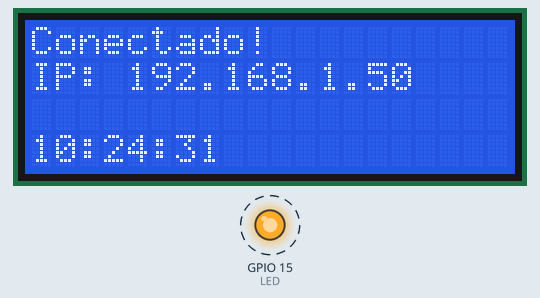
Recording of a sketch running on a simulated ESP32. Parts: 20×4 character LCD, output pins drawn as LEDs (lit = HIGH). Dashed ring = blinking. WiFi joins after 1.5 s; servers stay silent unless stated; network time is answered at once with the bench clock; the local clock reads 2024-03-15 10:24:30 at power-on unless the sketch sets it; what the sketch prints to the serial monitor is not drawn.

Above: at 1.7 s.
At 9.7 s:
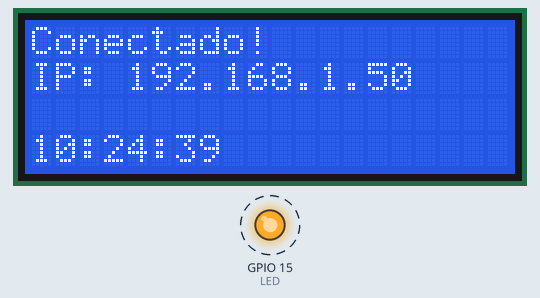
At 19.7 s:
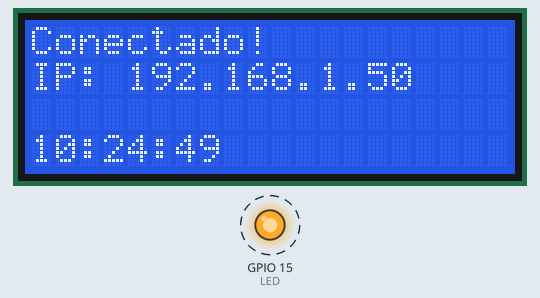
At 38.7 s:
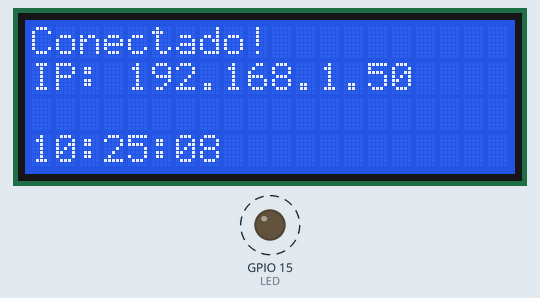
Timing chart, 0 to 40.0 s (numbered marks = the images above):
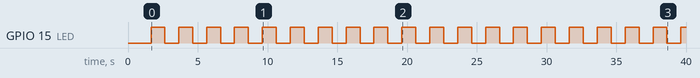

Measured:
- by itself, GPIO 15 (LED): alternates HIGH for 1.0 s and LOW for 1.0 s
- what the display in image 1 shows lasts 1.0 s, from 9.6 s to 10.6 s

The sketch:

ex12_esp32_NTP.ino
```cpp
/* DÉCIMO SEGUNDO PROGRAMA (ESP32 e NTP Client)
   DANIEL RODRIGUES DE SOUSA 28/04/2024 */

#include <NTPClient.h>  // inclui biblioteca para trabalhar com NTP (Network Time Protocol)
#include <WiFi.h>       // inclui biblioteca para conexão Wi-Fi
#include <WiFiUdp.h>    // inclui biblioteca para UDP sobre Wi-Fi
#include <LiquidCrystal_I2C.h> // inclui biblioteca para controle de LCD

// define o número de colunas e linhas do LCD
#define COLUNAS 20  // número de colunas no LCD
#define LINHAS 4    // número de linhas no LCD

// define o pino do LED (15)
#define LED 15

const char *ssid = "Wokwi-GUEST"; // nome da rede Wi-Fi
const char *password = "";        // senha da rede Wi-Fi vazia (não é necessário)

unsigned long int time_ms;  // variável para armazenar o tempo em milissegundos

bool flag_inicializacao = 0; // bandeira para inicialização do sistema

String atual, anterior = ""; // strings para armazenar a hora atual e anterior

WiFiUDP ntpUDP; // objeto UDP para conexão com NTP
NTPClient timeClient(ntpUDP, "a.st1.ntp.br", -10800, 60000);  // cliente de tempo NTP

// define o endereço do LCD (0x27), número de colunas e linhas
LiquidCrystal_I2C lcd(0x27, COLUNAS, LINHAS);

void setup()
{
    pinMode(LED, OUTPUT); // configura pino do LED como saída

    Serial.begin(115200); // inicializa comunicação serial com taxa de 115.200 bps

    lcd.init(); // inicia o LCD
    lcd.backlight(); // liga a luz de fundo do LCD

    WiFi.begin(ssid, password); // conecta-se à rede Wi-Fi com nome e senha fornecidos

    while (WiFi.status() != WL_CONNECTED)
    {
        delay(500); // aguarda 0.5 segundos
        lcd.setCursor(0, 0);  // posiciona o cursor na primeira coluna, primeira linha do LCD
        if(flag_inicializacao)
        {
            lcd.print("Conectando..."); // impressão da mensagem "Conectando..."
        }
        else
        {
            lcd.print("             "); // limpa o LCD antes do início da conexão Wi-Fi
        }

        Serial.print("."); // imprime um ponto para indicar a progresso da inicialização

        flag_inicializacao = !flag_inicializacao; // alterna a flag de inicialização
    }

    Serial.println("\nConectado");
    Serial.print("IP: ");
    Serial.println(WiFi.localIP()); // impressão do endereço IP local

    lcd.clear(); // limpa o LCD antes da impressão da mensagem final
    lcd.setCursor(0, 0);
    lcd.print("Conectado!");  // impressão da mensagem "Conectado!"
    lcd.setCursor(0, 1);
    lcd.print("IP: ");
    lcd.print(WiFi.localIP());// impressão do endereço IP local

    timeClient.begin(); // inicia o cliente de tempo NTP
}

void loop()
{
    if(millis() - time_ms >= 1000)
    {
        time_ms = millis();
        timeClient.update(); // atualiza a hora com base no servidor NTP
        atual = timeClient.getFormattedTime();// obtém a hora formatada do cliente de tempo NTP
        digitalWrite(LED, !digitalRead(LED)); // alterna o estado do LED (luz)
    }

    if(atual != anterior)
    {
        anterior = atual;
        Serial.println(atual);  // impressão da hora atual no console serial
        lcd.setCursor(0, 3);
        lcd.print(atual);       // impressão da hora atual na tela LCD
    }
}
```
